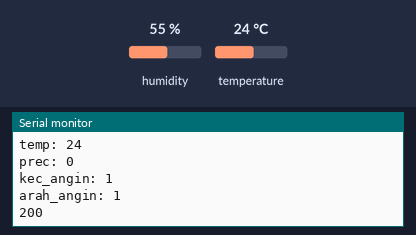
This sketch was run on a simulated ESP8266 (NodeMCU). Shown: the last lines printed to the serial monitor. The test bench sets the inputs (shaded band); at power-on: humidity 55 %, temperature 24 °C. WiFi joins after 1.5 s; servers stay silent unless stated; uploads are accepted with an empty reply; random numbers use the default seed unless the sketch sets one.

Above: at 2.7 s.
2.8 s: humidity set to 22 %
At 11.91 s:
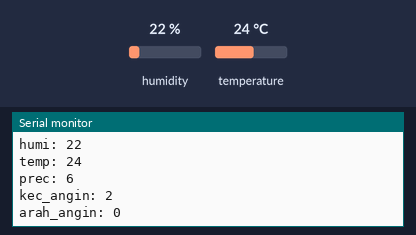
13.0 s: temperature set to 12 °C
At 22.5 s:
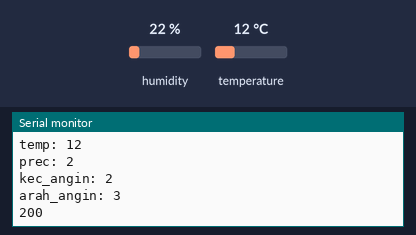
23.2 s: humidity set to 40 %
At 33.6 s:
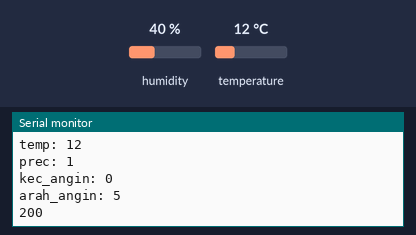
Timing chart, 0 to 35.1 s (numbered marks = the images above; inputs shaded):
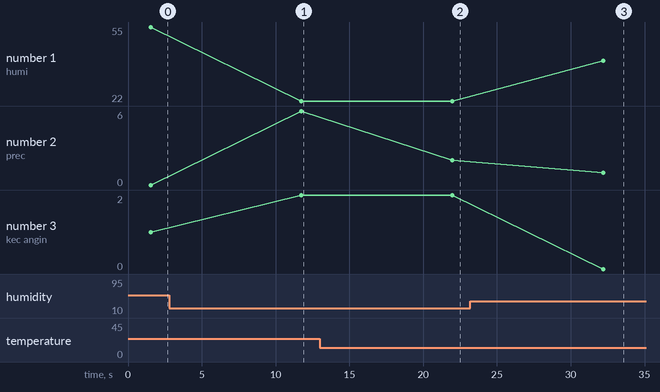

Measured:
- after the input at 2.8 s, the serial monitor: prints a new line after 9.0 s (image 1)
- after the input at 13.0 s, the serial monitor: prints a new line after 9.0 s (image 2)
- after the input at 23.2 s, the serial monitor: prints a new line after 9.0 s (image 3)
- plotted number 1: 55 → 22 after the input at 2.8 s, 22 → 40 after the input at 23.2 s

The sketch:

supabase.ino
```cpp
#include <ESP8266WiFi.h>
#include <WiFiClientSecure.h>
#include <ESP8266HTTPClient.h>
#include <DHT.h>

#define DHTPIN 5 // D1
#define DHTTYPE DHT11

// Replace with your network credentials
const char* ssid     = "A72 2022";
const char* password = "bismillah";

// supabase credentials
String API_URL = "https://yawjhokrhegewvzqzcdh.supabase.co";
String API_KEY = "eyJhbGciOiJIUzI1NiIsInR5cCI6IkpXVCJ9.eyJpc3MiOiJzdXBhYmFzZSIsInJlZiI6Inlhd2pob2tyaGVnZXd2enF6Y2RoIiwicm9sZSI6InNlcnZpY2Vfcm9sZSIsImlhdCI6MTY2ODk1MjA3MSwiZXhwIjoxOTg0NTI4MDcxfQ.o8-s-1FzfseqI6fGWUmULdWv6clZRJa8g3Y986nCyUY";
String TableName = "mlxkel6_uas";
const int httpsPort = 443;

// Sending interval of the packets in seconds
int sendinginterval = 1200; // 20 minutes
//int sendinginterval = 120; // 2 minutes'


HTTPClient https;
WiFiClientSecure client;
DHT dht(DHTPIN, DHTTYPE);

int h;
int t;
int m;

void setup() {
  // builtIn led is used to indicate when a message is being sent
//  pinMode(LED_BUILTIN, OUTPUT);
//  digitalWrite(LED_BUILTIN, HIGH); // the builtin LED is wired backwards HIGH turns it off

  // HTTPS is used without checking credentials
  client.setInsecure();

  // Connect to the WIFI
  Serial.begin(115200);
  dht.begin();

  Serial.print("Connecting to ");
  Serial.println(ssid);
  WiFi.begin(ssid, password);
  while (WiFi.status() != WL_CONNECTED) {
    delay(500);
    Serial.print(".");
  }

  // Print local IP address
  Serial.println("");
  Serial.println("WiFi connected.");
  Serial.println("IP address: ");
  Serial.println(WiFi.localIP());
}

void loop() {

   // If connected to the internet turn the Builtin led On and attempt to send a message to the database
  if (WiFi.status() == WL_CONNECTED) {
//    digitalWrite(LED_BUILTIN, LOW); // LOW turns ON

    // Read all sensors
    h = dht.readHumidity();
    t = dht.readTemperature();
//    m = analogRead(A0);
    Serial.print("humi: ");
    Serial.println(h);
    Serial.print("temp: ");
    Serial.println(t);
    int prec, kec_angin, arah_angin;
    prec = random(0, 7);
    kec_angin = random(0, 4);
    arah_angin = random(0, 8);
    Serial.print("prec: ");
    Serial.println(prec);
    Serial.print("kec_angin: ");
    Serial.println(kec_angin);
    Serial.print("arah_angin: ");
    Serial.println(arah_angin);

    // Send the a post request to the server
    https.begin(client,API_URL+"/rest/v1/"+TableName);
    https.addHeader("Content-Type", "application/json");
    https.addHeader("Prefer", "return=representation");
    https.addHeader("apikey", API_KEY);
    https.addHeader("Authorization", "Bearer " + API_KEY);
    int httpCode = https.POST("{\"prestipasi\":" + String(prec)+ ",\"suhu\":"+ String(t)+",\"kelembapan\":"+ String(h)+",\"kecepatan_angin\":"+ String(kec_angin)+",\"arah_angin\":"+ String(arah_angin)+"}" );   //Send the request
    String payload = https.getString();
    Serial.println(httpCode);   //Print HTTP return code
    Serial.println(payload);    //Print request response payload
    https.end();


//    digitalWrite(LED_BUILTIN, HIGH); // HIGH turns off
  }else{
    Serial.println("Error in WiFi connection");
  }
  delay(10000);  //wait to send the next request

}
```
